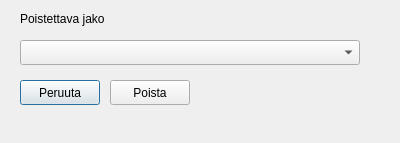
<?xml version="1.0" encoding="UTF-8"?>
<ui version="4.0">
 <class>Dialog</class>
 <widget class="QDialog" name="Dialog">
  <property name="geometry">
   <rect>
    <x>0</x>
    <y>0</y>
    <width>400</width>
    <height>143</height>
   </rect>
  </property>
  <property name="windowTitle">
   <string>Dialog</string>
  </property>
  <widget class="QPushButton" name="removeGroupShareCancelPushButton">
   <property name="geometry">
    <rect>
     <x>20</x>
     <y>80</y>
     <width>80</width>
     <height>25</height>
    </rect>
   </property>
   <property name="text">
    <string>Peruuta</string>
   </property>
   <property name="default">
    <bool>true</bool>
   </property>
  </widget>
  <widget class="QPushButton" name="removeGroupShareSaveButton">
   <property name="geometry">
    <rect>
     <x>110</x>
     <y>80</y>
     <width>80</width>
     <height>25</height>
    </rect>
   </property>
   <property name="text">
    <string>Poista</string>
   </property>
  </widget>
  <widget class="QComboBox" name="removeGroupShareComboBox">
   <property name="geometry">
    <rect>
     <x>20</x>
     <y>40</y>
     <width>340</width>
     <height>25</height>
    </rect>
   </property>
  </widget>
  <widget class="QLabel" name="label">
   <property name="geometry">
    <rect>
     <x>20</x>
     <y>10</y>
     <width>130</width>
     <height>17</height>
    </rect>
   </property>
   <property name="text">
    <string>Poistettava jako</string>
   </property>
  </widget>
 </widget>
 <resources/>
 <connections/>
</ui>
